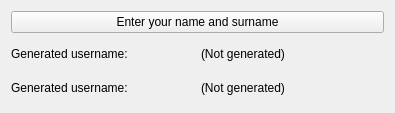
<?xml version="1.0" encoding="UTF-8"?>
<ui version="4.0">
 <class>Widget</class>
 <widget class="QWidget" name="Widget">
  <property name="geometry">
   <rect>
    <x>0</x>
    <y>0</y>
    <width>395</width>
    <height>113</height>
   </rect>
  </property>
  <property name="windowTitle">
   <string>Username and Password Generator</string>
  </property>
  <layout class="QVBoxLayout" name="verticalLayout_2">
   <item>
    <layout class="QVBoxLayout" name="verticalLayout">
     <item>
      <widget class="QPushButton" name="nameButton">
       <property name="text">
        <string>Enter your name and surname</string>
       </property>
      </widget>
     </item>
    </layout>
   </item>
   <item>
    <layout class="QHBoxLayout" name="horizontalLayout">
     <item>
      <widget class="QLabel" name="usernameLabel">
       <property name="text">
        <string>Generated username:</string>
       </property>
      </widget>
     </item>
     <item>
      <widget class="QLabel" name="userNameOutput">
       <property name="text">
        <string>(Not generated)</string>
       </property>
      </widget>
     </item>
    </layout>
   </item>
   <item>
    <layout class="QVBoxLayout" name="verticalLayout_3">
     <item>
      <layout class="QHBoxLayout" name="horizontalLayout_2">
       <item>
        <widget class="QLabel" name="passwordOutputLabel">
         <property name="text">
          <string>Generated username:</string>
         </property>
        </widget>
       </item>
       <item>
        <widget class="QLabel" name="passwordLabel">
         <property name="text">
          <string>(Not generated)</string>
         </property>
        </widget>
       </item>
      </layout>
     </item>
    </layout>
   </item>
  </layout>
 </widget>
 <resources/>
 <connections/>
</ui>
